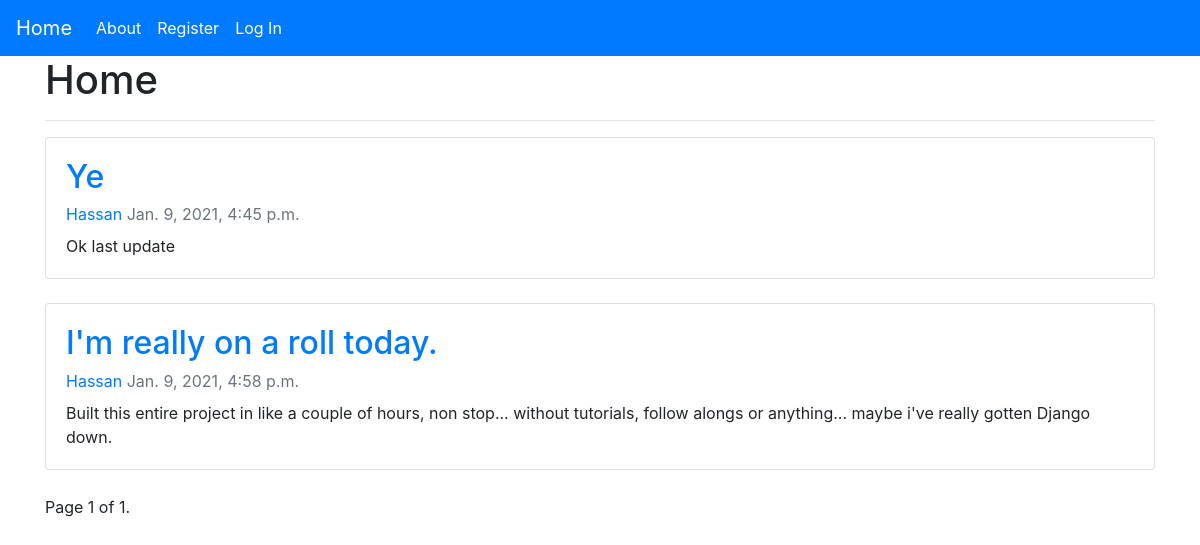
Before: / with the older database file.
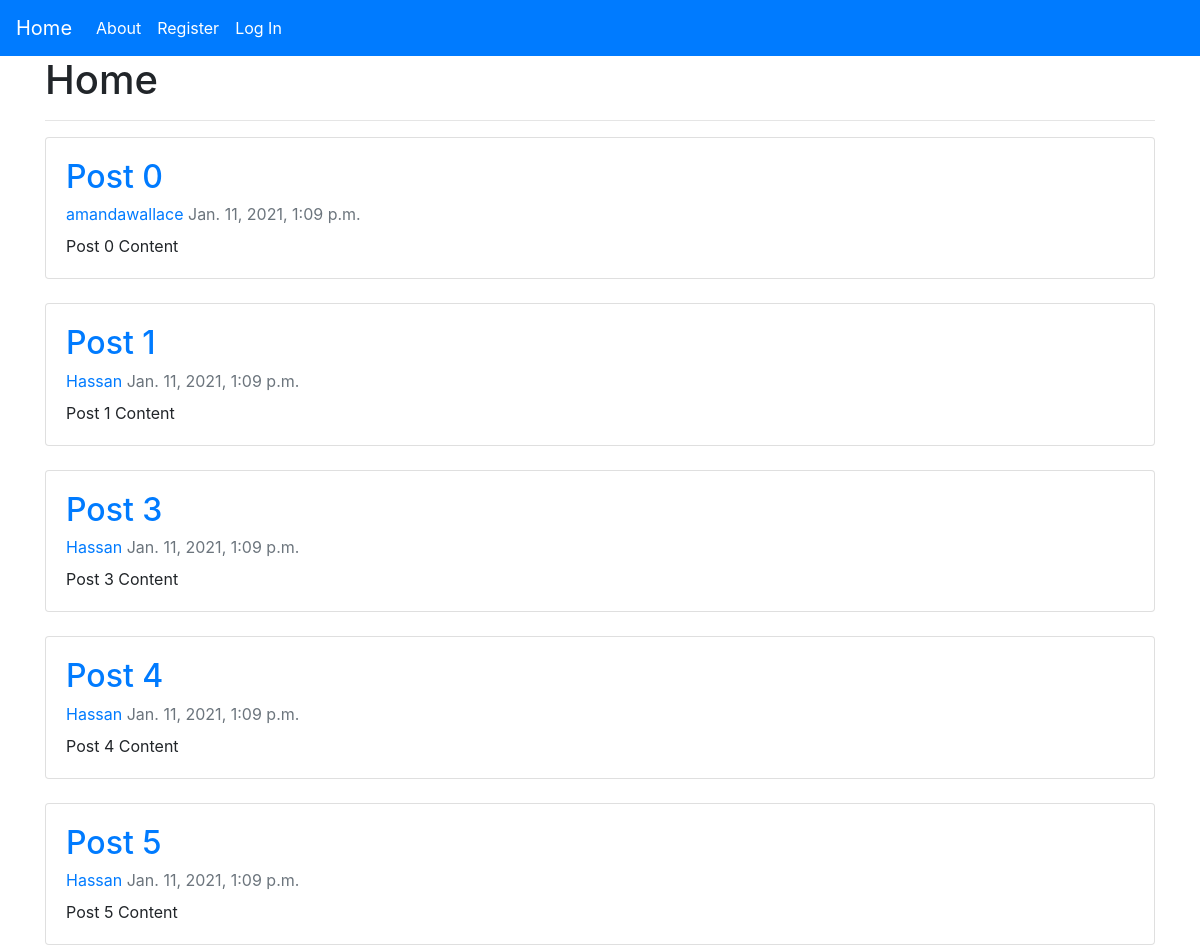
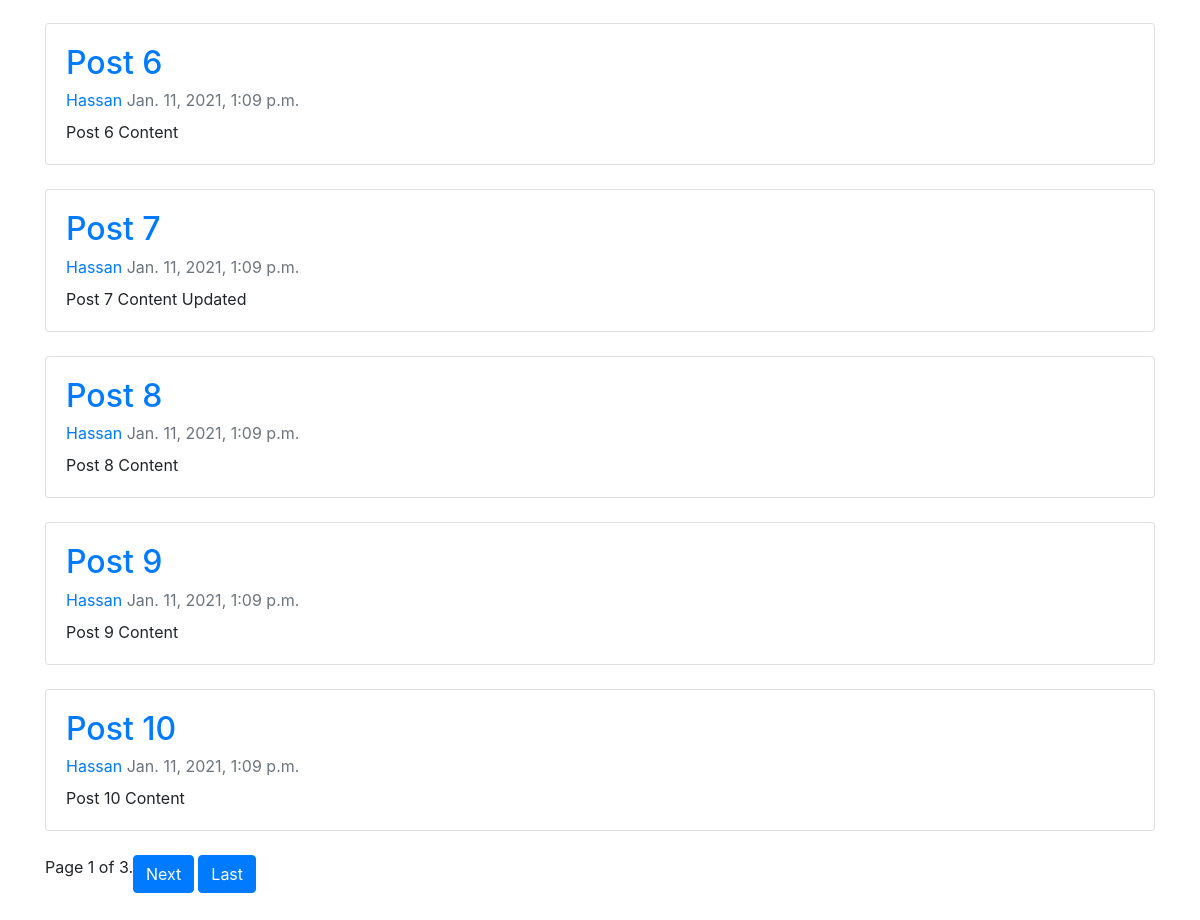
After: the same page with the newer database file (2 pictures, top to bottom).
### Main/models.py (models this page shows, shortened)
class Post(models.Model):
    title = models.CharField(max_length=100)
    author = models.ForeignKey(User, on_delete=models.CASCADE)
    content = models.TextField()
    date_posted = models.DateTimeField(default=timezone.now())

### Main/views.py (the view)
# urls.py: 2. Add a URL to urlpatterns:  path('', views.home, name='home')
def home(request):
    posts = Post.objects.all()
    paginator = Paginator(posts, 10)
    page_number = request.GET.get('page')
    page_obj = paginator.get_page(page_number)
    context = {
        'title': 'Home',
        'posts': posts,
        'page_obj': page_obj,
    }
    return render(request, 'Main/home.html', context=context)

### Main/templates/Main/home.html (shortened to what this page needs)
{% extends 'Main/base.html' %}
{% block content %}
<h1>Home</h1>
<hr>
<div class="content-section">
    {% for post in page_obj %}
        <div class="card card-body">
            <h2 class="card-title"><a href="{% url 'post' post.id %}">{{ post.title }}</a></h2>
            <span class="card-subtitle mb-2 text-muted">
                <a href="{% url 'author' post.author %}" class="author">{{ post.author }}</a>
                <span class="date-posted">{{ post.date_posted }}</span>
            </span>
            <p class="content card-text">{{ post.content }}</p>
        </div>
        <br>
    {% endfor %}
</div>
<div class="pagination mb-5">
    <span class="step-links">
        <div class="btn-group">
            <span class="current">
                Page {{ page_obj.number }} of {{ page_obj.paginator.num_pages }}.
            </span>
            {% if page_obj.has_next %}
                <a href="?page={{ page_obj.next_page_number }}">
                    <button class="btn btn-primary mr-1">Next</button>
                </a>
                <a href="?page={{ page_obj.paginator.num_pages }}">
                    <button class="btn btn-primary mr-1">Last</button>
                </a>
            {% endif %}
        </div>
    </span>
</div>
{% endblock content %}

### Main/templates/Main/base.html (shortened to what this page needs)
<!DOCTYPE html>
<html lang="en">
<head>
    <link rel="stylesheet" href="https://maxcdn.bootstrapcdn.com/bootstrap/4.0.0/css/bootstrap.min.css">
</head>
<body>
<nav class="navbar navbar-expand-lg navbar-dark bg-primary pb-2">
    <a class="navbar-brand" href="{% url 'home' %}">Home</a>
    <div class="collapse navbar-collapse" id="navbarNav">
    <ul class="navbar-nav">
        <li class="nav-item active">
            <a class="nav-link" href="{% url 'about' %}">About <span class="sr-only">(current)</span></a>
        </li>
        {% if user.is_authenticated %}
            <li class="nav-item active">
                <a class="nav-link" href="{% url 'logout' %}">Log Out <span class="sr-only">(current)</span></a>
            </li>
            <li class="nav-item active">
                <a class="nav-link" href="{% url 'profile' %}">Profile <span class="sr-only">(current)</span></a>
            </li>
            <li class="nav-item active">
                <a class="nav-link" href="{% url 'new-post' %}">New Post <span class="sr-only">(current)</span></a>
            </li>
        {% else %}
            <li class="nav-item active">
                <a class="nav-link" href="{% url 'register' %}">Register <span class="sr-only">(current)</span></a>
            </li>
            <li class="nav-item active">
                <a class="nav-link" href="{% url 'login' %}">Log In <span class="sr-only">(current)</span></a>
            </li>
        {% endif %}
    </ul>
    </div>
</nav>
<div class="container">
    {% block content %}
    {% endblock content %}
</div>
</body>
</html>

Changed rows visible on the page:
removed Post: title "Ye", author "Hassan", date_posted "Jan. 9, 2021, 4:45 p.m.", content "Ok last update"
removed Post: title "I'm really on a roll today.", author "Hassan", date_posted "Jan. 9, 2021, 4:58 p.m.", content "Built this entire project in like a couple of hours, non stop... without tutorials, follow alongs or anything... maybe i've really gotten Django down."
added Post: title "Post 0", author "amandawallace", date_posted "Jan. 11, 2021, 1:09 p.m.", content "Post 0 Content"
added Post: title "Post 1", author "Hassan", date_posted "Jan. 11, 2021, 1:09 p.m.", content "Post 1 Content"
added Post: title "Post 3", author "Hassan", date_posted "Jan. 11, 2021, 1:09 p.m.", content "Post 3 Content"
added Post: title "Post 4", author "Hassan", date_posted "Jan. 11, 2021, 1:09 p.m.", content "Post 4 Content"
added Post: title "Post 5", author "Hassan", date_posted "Jan. 11, 2021, 1:09 p.m.", content "Post 5 Content"
added Post: title "Post 6", author "Hassan", date_posted "Jan. 11, 2021, 1:09 p.m.", content "Post 6 Content"
added Post: title "Post 7", author "Hassan", date_posted "Jan. 11, 2021, 1:09 p.m.", content "Post 7 Content Updated"
added Post: title "Post 8", author "Hassan", date_posted "Jan. 11, 2021, 1:09 p.m.", content "Post 8 Content"
added Post: title "Post 9", author "Hassan", date_posted "Jan. 11, 2021, 1:09 p.m.", content "Post 9 Content"
added Post: title "Post 10", author "Hassan", date_posted "Jan. 11, 2021, 1:09 p.m.", content "Post 10 Content"
Other visible differences:
{{ page_obj.paginator.num_pages }}: "1" → "3"
text now shown: "Next Last"
